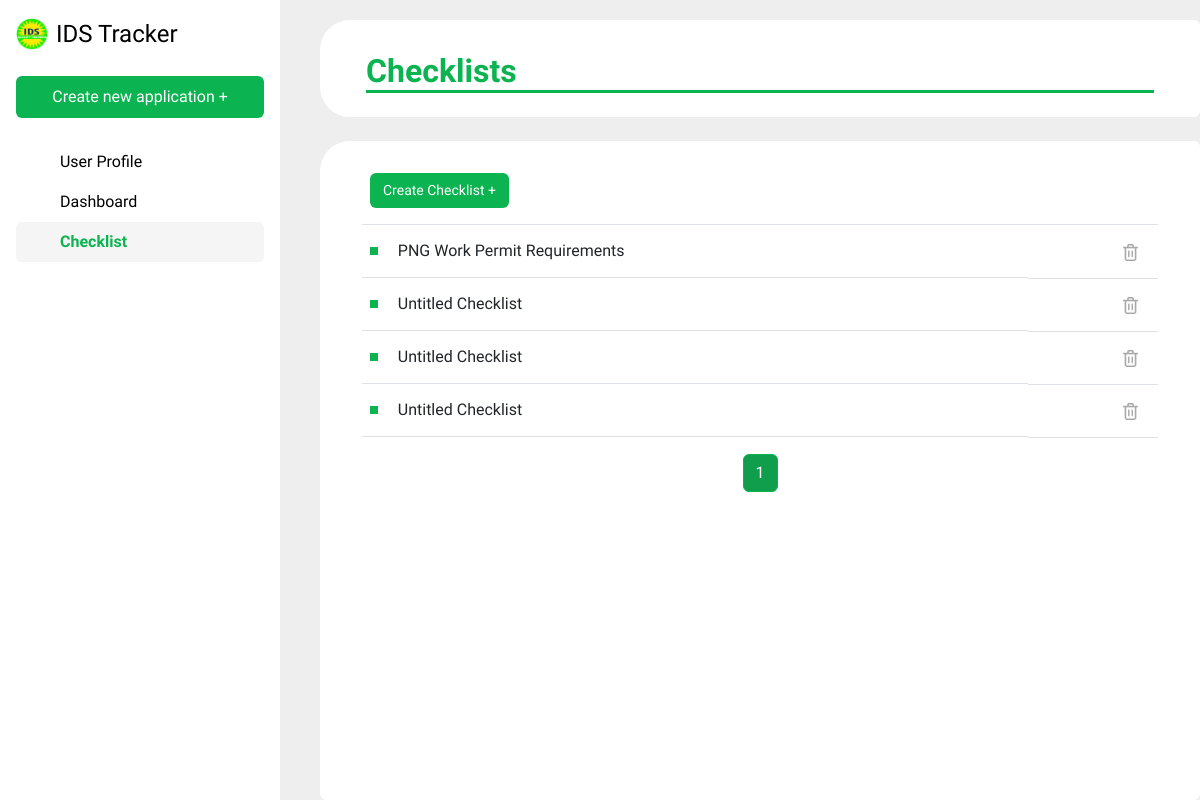
/checklist, run on an earlier commit of the app's database.
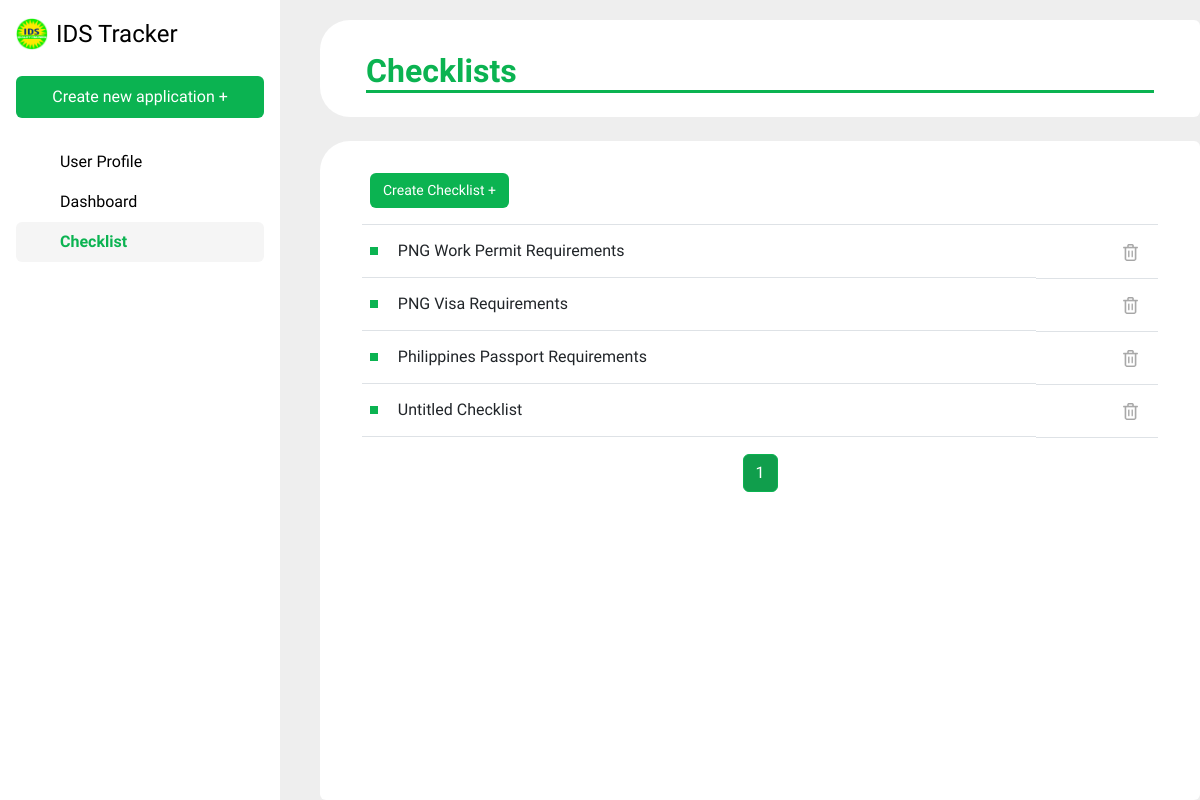
And on a later commit of the database.
### IDSapp/models.py (models this page shows, shortened)
class Checklist(models.Model):
    document_types = [
        ('Visa', 'Visa'),
        ('Passport', 'Passport'),
        ('Work Permit', 'Work Permit')
    ]
    name = models.CharField(max_length=255)
    documentType = models.CharField(max_length = 20, choices = document_types, null=True)
    country =  models.CharField(max_length = 50, null=True)

### IDSapp/views.py (the view)
# urls.py: path('checklist', views.view_checklist, name = 'view_checklist'),
def view_checklist(request):
    checklist_list = Checklist.objects.all()
    paginator = Paginator(checklist_list, 7)  # Show 10 checklists per page
    page_number = request.GET.get('page')
    page_obj = paginator.get_page(page_number)
    context = {
        'document_type_choices': Checklist.document_types,
        'page_obj': page_obj,
    }
    return render(request, 'checklist.html', context)

### IDSapp/templates/checklist.html (shortened to what this page needs)
{% extends 'base.html' %}
{% load static %}
{% block content %}
<div class="flex-container">
    <div class="card" style="border: none; border-bottom-left-radius: 30px; border-top-left-radius: 30px;">
        <div class="card-body">
            <h2 class="card-title mt-3" style="margin-left: 30px; margin-right: 30px; color: #0BB351; font-weight: bold; border-bottom: 3px solid #0BB351;">Checklists</h2>
        </div>
    </div>
    <div id="dynamicCard" class="card mt-4 flex-grow">
            <div class="container-fluid">
                <div style="margin-left: 30px; margin-right: 30px;">
                    <table class="table table-hover mt-4">
                        <thead>
                            <tr>
                                <th scope="col">
                                    <form action="{% url 'create_checklist' %}" method="POST">
                                        <button type="submit" class="text-decoration-none btn mb-2" style="color: #ffffff; background-color: #0BB351; font-size: 14px;">Create Checklist +</button>
                                    </form>
                                </th>
                                <th scope="col" class="text-end">
                                </th>
                            </tr>
                        </thead>
                        <tbody>
                            {% for checklist in page_obj %}
                            <tr>
                                <td class="d-flex align-items-center">
                                    <div class="bullet me-2"></div>
                                    <button type="button" class="btn w-100 text-start" data-bs-toggle="modal" data-bs-target="#checklistModal{{ checklist.id }}" style="border: none;">
                                        {{ checklist.name }}
                                    </button>
                                </td>
                                <td class="text-end">
                                    <form action="{% url 'delete_checklist' checklist.id %}" method="POST">
                                        <button type="submit" class="btn" style="background: none; border: none;" onclick="return confirm('Are you sure you want to delete this checklist?')">
                                            <img src="{% static 'bin2.png' %}" width="15" height="17" alt="Delete">
                                        </button>
                                    </form>
                                </td>
                            </tr>
                            {% endfor %}
                        </tbody>
                    </table>
                    <nav aria-label="Page navigation" class="mt-3">
                        <ul class="pagination justify-content-center">
                            {% for num in page_obj.paginator.page_range %}
                                <li class="page-item {% if page_obj.number == num %}active{% endif %}">
                                    <a class="page-link" href="?page={{ num }}">{{ num }}</a>
                                </li>
                            {% endfor %}
                        </ul>
                    </nav>
                </div>
            </div>
    </div>
</div>
{% endblock %}

### IDSapp/templates/base.html (shortened to what this page needs)
{% load static %}
<!DOCTYPE html>
<html lang="en">
    <head>
        <link href="https://cdn.jsdelivr.net/npm/bootstrap@5.3.2/dist/css/bootstrap.min.css" rel="stylesheet">
    </head>
    <body>
        <div class="d-flex flex-column flex-shrink-0 p-3 text-black bg-white vh-100 position-fixed" style="width: 280px;">
            <a class="d-flex align-items-center mb-3 mb-md-0 me-md-auto text-black text-decoration-none pb-4">
                <img src="{% static 'idslogo.png' %}" width="32" height="32" class="me-2" alt="IDS Logo">
                <span class="fs-4">IDS Tracker</span>
            </a>
            <a href="{% url 'create_application' %}" class="text-decoration-none btn pt-2 pb-2 mb-4" style="background-color: #0BB351; color: #ffffff";>Create new application +</a>
            <ul class="nav nav-pills flex-column mb-auto">
                <li>
                    <a href="{% url 'edit_account' %}" class="nav-link {% if request.resolver_match.url_name == 'edit_account' %}active{% endif %}">
                    <svg class="bi me-2" width="16" height="16"><use xlink:href="#table"></use></svg>
                    User Profile
                    </a>
                </li>
                <li>
                    <a href="{% url 'view_dashboard' %}" class="nav-link {% if request.resolver_match.url_name == 'view_dashboard' %}active{% endif %}">
                    <svg class="bi me-2" width="16" height="16"><use xlink:href="#speedometer2"></use></svg>
                    Dashboard
                    </a>
                </li>
                <li>
                    <a href="{% url 'view_checklist' %}" class="nav-link {% if request.resolver_match.url_name == 'view_checklist' %}active{% endif %}">
                    <svg class="bi me-2" width="16" height="16"><use xlink:href="#table"></use></svg>
                    Checklist
                    </a>
                </li>
            </ul>
        </div>
        <div class="main-content" style="margin-left: 280px;">
            {% block content %}
            {% endblock %}
        </div>
    </body>
</html>

### IDSapp/templates/base.html (style rules this page uses)
.nav-link.active { background-color: #F5F5F5 !important; color: #0BB351 !important; font-weight: bold; }
.nav-link { color: #000000 !important; }
body { background-color: #EEE; font-family: 'Nunito Sans', sans-serif; }

### IDSapp/templates/checklist.html (style rules this page uses)
.flex-container { display: flex; flex-direction: column; height: 100vh; margin-left: 40px; padding-top: 20px; }
.flex-grow { flex-grow: 1; border: none; border-top-left-radius: 30px; }
.page-item.active .page-link { background-color: #109E4C; border-color: #0BB351; color: white; }
.page-item .page-link { color: #0BB351; }

What changed in the data, as far as the page shows it:
changed Checklist: name "Untitled Checklist" → "PNG Visa Requirements"
changed Checklist: name "Untitled Checklist" → "Philippines Passport Requirements"
